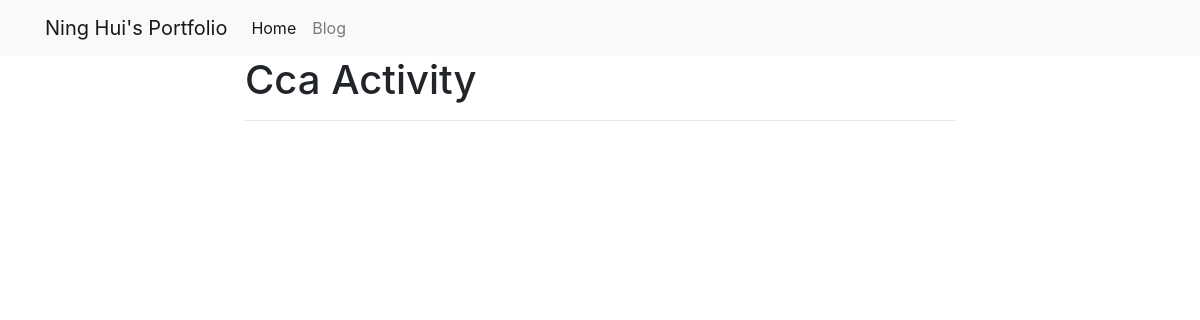
The app's page /blog/CCA Activity/, older data.
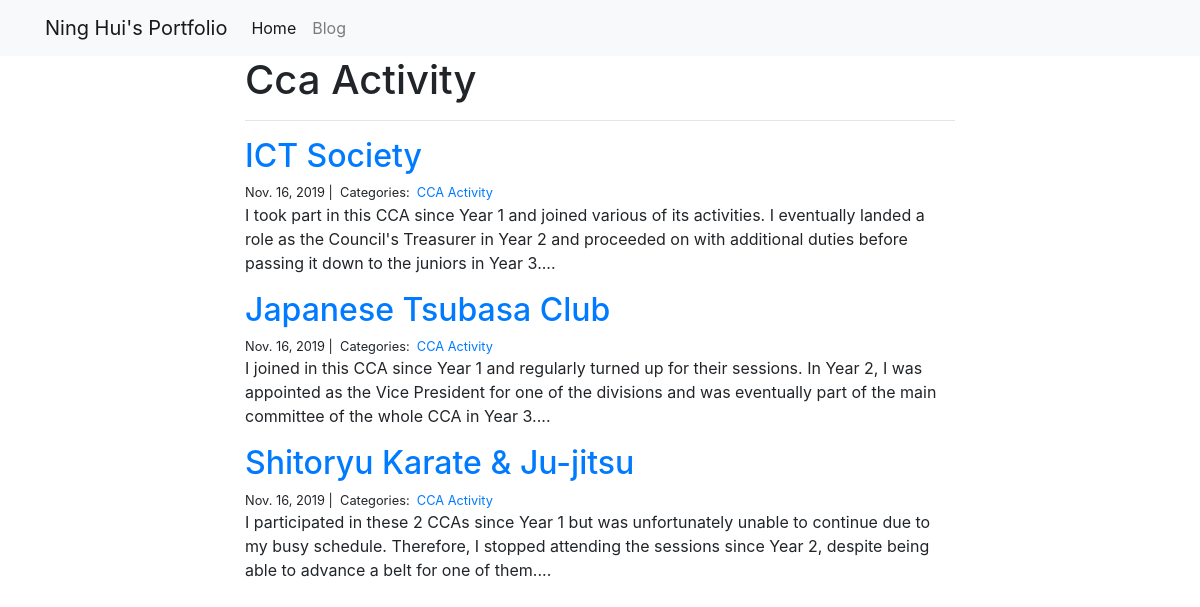
The same page, newer data.
### blog/models.py (models this page shows)
class Category(models.Model):
    name = models.CharField(max_length=20)

class Post(models.Model):
    title = models.CharField(max_length=255)
    body = models.TextField()
    created_on = models.DateTimeField(auto_now_add=True)
    last_modified = models.DateTimeField(auto_now=True)
    categories = models.ManyToManyField("Category", related_name="posts")

### blog/views.py (the view)
# urls.py: path("<category>/", views.blog_category, name="blog_category"),
def blog_category(request, category):
    posts = Post.objects.filter(categories__name__contains=category).order_by(
        "-created_on"
    )
    context = {"category": category, "posts": posts}
    return render(request, "blog_category.html", context)

### blog/templates/blog_category.html (shortened to what this page needs)
{% extends "base.html" %}
{% block page_content %}
<head>
</head>
<div class="col-md-8 offset-md-2">
    <h1>{{ category | title }}</h1>
    <hr>
    {% for post in posts %}
        <h2><a href="{% url 'blog_detail' post.pk%}">{{ post.title }}</a></h2>
        <small>
            {{ post.created_on.date }} |&nbsp;
            Categories:&nbsp;
            {% for category in post.categories.all %}
            <a href="{% url 'blog_category' category.name %}">
                {{ category.name }}
            </a>&nbsp;
            {% endfor %}
        </small>
        <p>{{ post.body | slice:":400" }}...</p>
    {% endfor %}
</div>
{% endblock %}

### personal_portfolio/templates/base.html (shortened to what this page needs)
<link rel="stylesheet" href="https://stackpath.bootstrapcdn.com/bootstrap/4.1.3/css/bootstrap.min.css">
<nav class="navbar navbar-expand-lg navbar-light bg-light">
    <div class="container">
        <a class="navbar-brand" href="{% url 'home' %}">Ning Hui's Portfolio</a>
        <div class="collapse navbar-collapse" id="navbarSupportedContent">
          <ul class="navbar-nav mr-auto">
            <li class="nav-item active">
              <a class="nav-link" href="{% url 'home' %}">Home</a>
            </li>
            <li class="nav-item">
              <a class="nav-link" href="{% url 'blog_index' %}">Blog</a>
            </li>
          </ul>
        </div>
    </div>
</nav>
<div class="container">
    {% block page_content %}{% endblock %}
</div>

Row changes from the older to the newer data that the page shows:
added Category: name "Cca Activity", name "CCA Activity"
added Post: title "ICT Society", created_on "Nov. 16, 2019", body "I took part in this CCA since Year 1 and joined various of its activities. I eventually landed a role as the Council's Treasurer in Year 2 and proceeded on with additional duties before passing it down to the juniors in Year 3."
added Post: title "Japanese Tsubasa Club", created_on "Nov. 16, 2019", body "I joined in this CCA since Year 1 and regularly turned up for their sessions. In Year 2, I was appointed as the Vice President for one of the divisions and was eventually part of the main committee of the whole CCA in Year 3."
added Post: title "Shitoryu Karate & Ju-jitsu", created_on "Nov. 16, 2019", body "I participated in these 2 CCAs since Year 1 but was unfortunately unable to continue due to my busy schedule. Therefore, I stopped attending the sessions since Year 2, despite being able to advance a belt for one of them."
Text that changed along with them:
{{ category | title }}: "Cca Activity" → (not shown)
